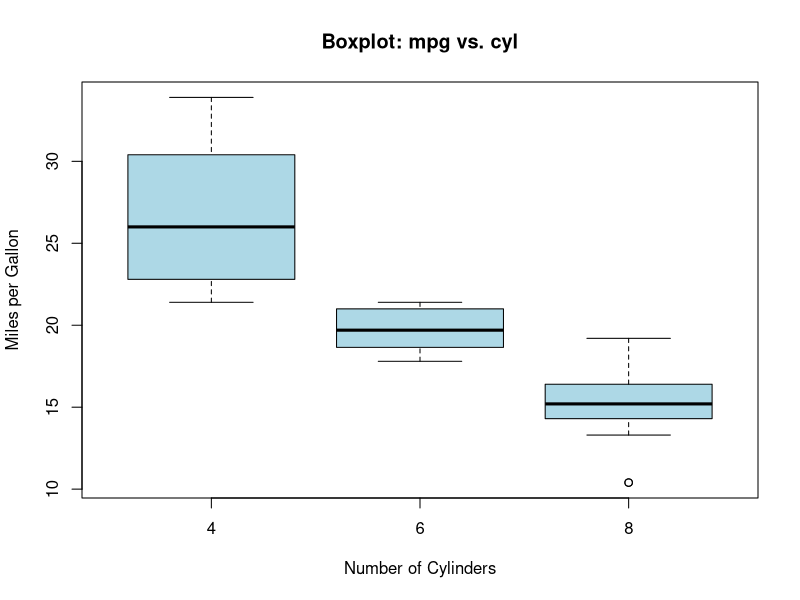

Here is the R script that generated this plot:
data(mtcars)
boxplot(mpg ~ cyl, data = mtcars, col = "lightblue", main = "Boxplot: mpg vs. cyl",xlab = "Number of Cylinders", ylab = "Miles per Gallon")